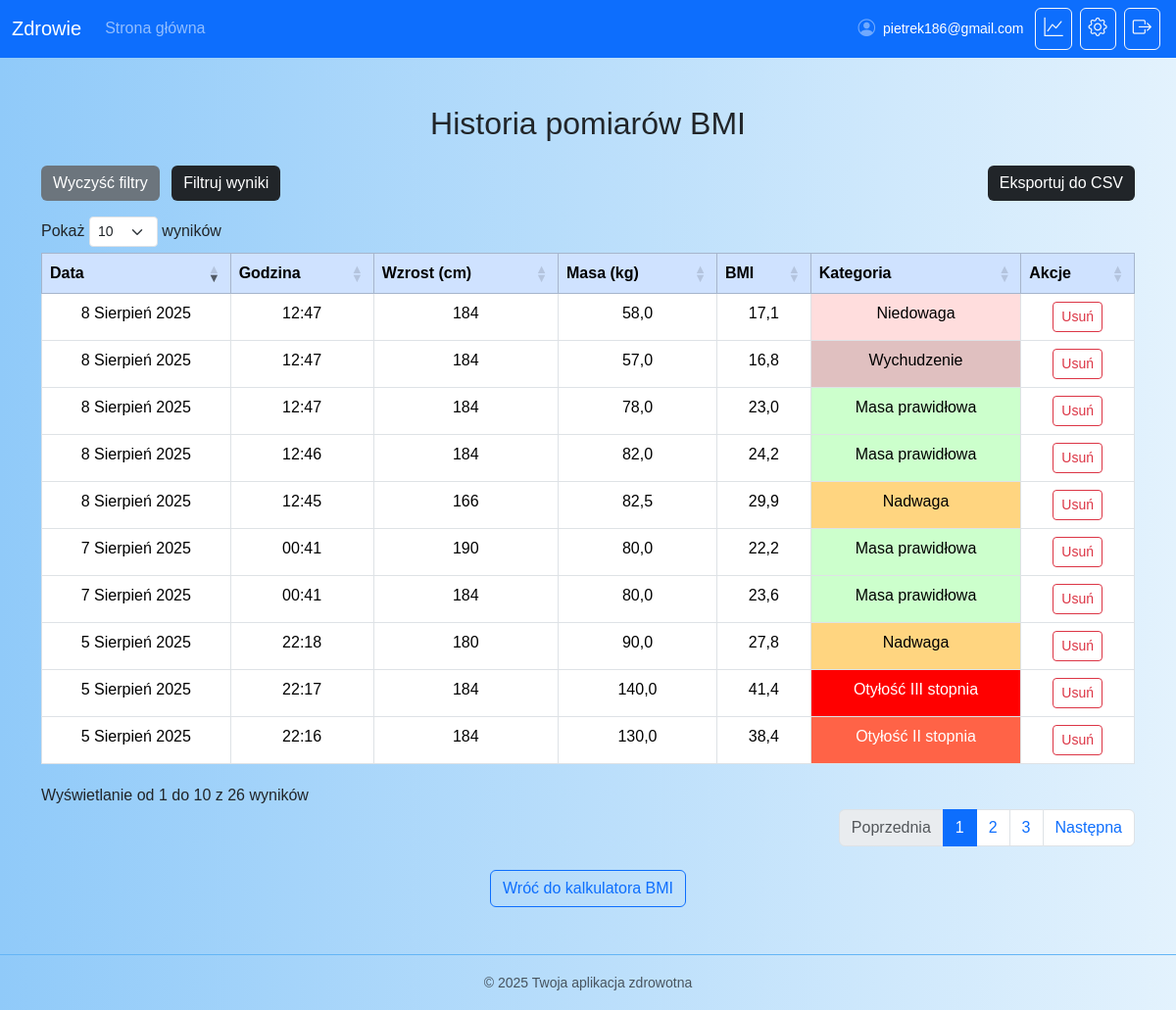
The page /bmi/history/ (signed in) on the database as committed earlier.
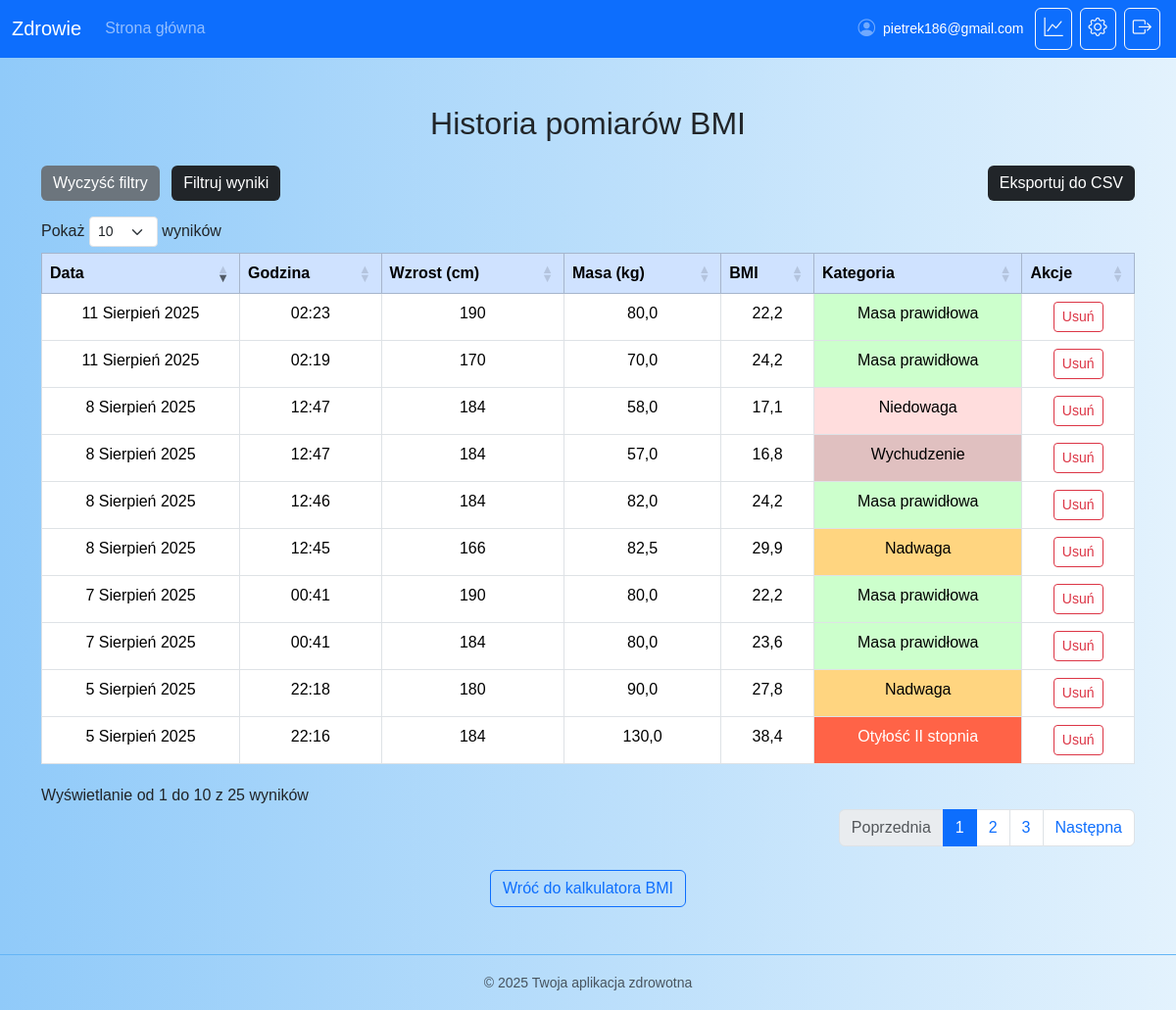
The same page on the database as committed later.
### core/models.py (models this page shows, shortened)
class CustomUser(AbstractBaseUser):
    email = models.EmailField(unique=True)
    first_name = models.CharField(max_length=100)
    last_name = models.CharField(max_length=100)
    date_of_birth = models.DateField()
    guardian_email = models.EmailField()
    guardian_phone = models.CharField(
        max_length=16,
        blank=True,
        validators=[phone_validator],
        help_text="Numer telefonu opiekuna w formacie międzynarodowym, np. +48..."
    )
    is_active = models.BooleanField(default=True)
    is_staff = models.BooleanField(default=False)
    objects = CustomUserManager()
    USERNAME_FIELD = 'email'
    REQUIRED_FIELDS = ['first_name', 'last_name', 'date_of_birth', 'guardian_email', 'guardian_phone']

### bmi/models.py (models this page shows, shortened)
class BMIRecord(models.Model):
    user = models.ForeignKey(settings.AUTH_USER_MODEL, on_delete=models.CASCADE)
    height = models.FloatField(null=True)
    weight = models.FloatField(null=True)
    bmi = models.FloatField()
    category = models.CharField(max_length=100)
    created_at = models.DateTimeField(auto_now_add=True)

### bmi/views.py (the view)
# urls.py: path('history/', views.bmi_history, name='bmi_history'),
@login_required
def bmi_history(request):
    records = BMIRecord.objects.filter(user=request.user).order_by('-created_at')
    category_classes = {
        'Wygłodzenie': 'wyglodzenie',
        'Wychudzenie': 'wychudzenie',
        'Niedowaga': 'niedowaga',
        'Masa prawidłowa': 'masa-prawidlowa',
        'Nadwaga': 'nadwaga',
        'Otyłość I stopnia': 'otylosc-i-stopnia',
        'Otyłość II stopnia': 'otylosc-ii-stopnia',
        'Otyłość III stopnia': 'otylosc-iii-stopnia',
    }
    for record in records:
        record.css_class = category_classes.get(record.category, '')
    return render(request, 'bmi/bmi_history.html', {'records': records})

### bmi/templates/bmi/bmi_history.html (shortened to what this page needs)
{% extends 'core/base.html' %}
{% load static %}
{% block content %}
<div class="container mt-5">
    <h2 class="text-center mb-4">Historia pomiarów BMI</h2>
    <div class="d-flex justify-content-between align-items-center mb-3">
        <div>
            <button id="clear-filters" class="btn btn-secondary me-2">Wyczyść filtry</button>
            <button class="btn btn-dark" id="toggle-filters">Filtruj wyniki</button>
        </div>
        <div>
            <button class="btn btn-dark" id="export-csv">Eksportuj do CSV</button>
        </div>
    </div>
    <table id="bmi-table" class="table table-bordered text-center">
        <thead class="table-primary">
            <tr>
                <th>Data</th>
                <th>Godzina</th>
                <th>Wzrost (cm)</th>
                <th>Masa (kg)</th>
                <th>BMI</th>
                <th>Kategoria</th>
                <th>Akcje</th>
            </tr>
        </thead>
        <tbody>
            {% for record in records %}
            {% with record.category|slugify as slug %}
            <tr>
                <td data-order="{{ record.created_at|date:'Y-m-d' }}T{{ record.created_at|time:'H:i' }}"
                    data-search="{{ record.created_at|date:'Y-m-d' }}">
                    {{ record.created_at|date:"j F Y" }}
                </td>
                <td>{{ record.created_at|time:"H:i" }}</td>
                <td>{{ record.height|floatformat:0 }}</td>
                <td>{{ record.weight|floatformat:1 }}</td>
                <td>{{ record.bmi|floatformat:1 }}</td>
                <td class="bmi-category category-{{ record.css_class }}">{{ record.category }}</td>
                <td>
                    <a href="{% url 'delete_bmi_record' record.id %}" class="btn btn-sm btn-outline-danger">Usuń</a>
                </td>
            </tr>
            {% endwith %}
            {% endfor %}
        </tbody>
    </table>
    <div class="text-center mt-4 mb-5">
        <a href="{% url 'bmi_form' %}" class="btn btn-outline-primary">Wróć do kalkulatora BMI</a>
    </div>
</div>
<link rel="stylesheet" href="https://cdn.datatables.net/1.13.4/css/dataTables.bootstrap5.min.css">
{% endblock %}

### core/templates/core/base.html (shortened to what this page needs)
<!DOCTYPE html>
<html lang="pl">
<head>
    {% load static %}
    <link href="https://cdn.jsdelivr.net/npm/bootstrap@5.3.2/dist/css/bootstrap.min.css" rel="stylesheet">
    <link rel="stylesheet" href="https://cdn.jsdelivr.net/npm/bootstrap-icons@1.10.5/font/bootstrap-icons.css">
    <link rel="stylesheet" href="{% static 'css/style.css' %}">
</head>
<body class="d-flex flex-column min-vh-100">
<nav class="navbar navbar-expand-lg navbar-dark bg-primary">
    <div class="container-fluid">
        <a class="navbar-brand" href="#">Zdrowie</a>
        <div class="collapse navbar-collapse">
            <ul class="navbar-nav me-auto mb-2 mb-lg-0">
                {% if user.is_authenticated and request.resolver_match.url_name != "login" and request.resolver_match.url_name != "register" and request.resolver_match.url_name != "dashboard" %}
                <li class="nav-item">
                    <a class="nav-link" href="{% url 'dashboard' %}">Strona główna</a>
                </li>
                {% endif %}
            </ul>
            {% if user.is_authenticated and request.resolver_match.url_name != "login" and request.resolver_match.url_name != "register" %}
            <ul class="navbar-nav ms-auto d-flex flex-row align-items-center">
                <li class="nav-item mx-2">
                    <span class="navbar-text d-flex align-items-center gap-2">
                        <i class="bi bi-person-circle opacity-75" style="font-size:1.1rem;"></i>
                        <span class="small d-none d-sm-inline text-truncate text-white fw-normal"
                              style="max-width: 220px;"
                              title="{% firstof user.email user.get_username %}">
                            {% firstof user.email user.get_username %}
                        </span>
                    </span>
                </li>
                <li class="nav-item mx-1">
                    <a class="btn btn-outline-light rounded px-2" href="{% url 'select_results' %}" title="Wyniki pomiarów">
                        <i class="bi bi-graph-up" style="font-size: 1.2rem;"></i>
                    </a>
                </li>
                <li class="nav-item mx-1">
                    <a class="btn btn-outline-light rounded px-2" href="{% url 'settings' %}" title="Ustawienia">
                        <i class="bi bi-gear" style="font-size: 1.2rem;"></i>
                    </a>
                </li>
                <li class="nav-item mx-1">
                    <a class="btn btn-outline-light rounded px-2" href="{% url 'logout' %}" title="Wyloguj się">
                        <i class="bi bi-box-arrow-right" style="font-size: 1.2rem;"></i>
                    </a>
                </li>
            </ul>
            {% endif %}
        </div>
    </div>
</nav>
<div class="flex-grow-1">
    {% block content %}{% endblock %}
</div>
<footer class="bg-light text-center text-muted py-3 mt-auto">
    <small>&copy; 2025 Twoja aplikacja zdrowotna</small>
</footer>
</body>
</html>

### core/static/css/style.css (style rules this page uses)
body { background: linear-gradient(to right, #90caf9, #e3f2fd); min-height: 100vh; margin: 0; font-family: Arial, sans-serif; }
.btn-dark { background-color: #212529 !important; color: #ffffff !important; border: none !important; transition: 0.3s !important; }
.btn-secondary { background-color: #6c757d !important; color: #ffffff !important; border: none !important; transition: 0.3s !important; }
.btn-outline-danger { color: #dc3545; border-color: #dc3545; transition: 0.3s; }
footer { background: linear-gradient(to right, #90caf9, #e3f2fd); border-top: 1px solid #64b5f6; color: #333; }

### bmi/templates/bmi/bmi_history.html (style rules this page uses)
.btn-outline-danger { color: #dc3545; border-color: #dc3545; transition: 0.3s; }
.bmi-category.category-wychudzenie { background-color: #e0c0c0 !important; }
.bmi-category.category-niedowaga { background-color: #fdd !important; }
.bmi-category.category-masa-prawidlowa { background-color: #cfc !important; }
.bmi-category.category-nadwaga { background-color: #ffd580 !important; }
.bmi-category.category-otylosc-ii-stopnia { background-color: #ff6347 !important; color: white !important; }

Rows that differ between the two databases and show on the page:
removed BMIRecord: created_at "8 Sierpień 2025", created_at "12:47", height "184", weight "78,0", bmi "23,0", category "Masa prawidłowa"
removed BMIRecord: created_at "5 Sierpień 2025", created_at "22:17", height "184", weight "140,0", bmi "41,4", category "Otyłość III stopnia"
added BMIRecord: created_at "11 Sierpień 2025", created_at "02:23", height "190", weight "80,0", bmi "22,2", category "Masa prawidłowa"
added BMIRecord: created_at "11 Sierpień 2025", created_at "02:19", height "170", weight "70,0", bmi "24,2", category "Masa prawidłowa"
Other text that changed with them:
text written by a page script: "Pokaż wyników Wyświetlanie od 1 do 10 z 26 wyników Poprzednia 1 2 3 Następna" → "Pokaż wyników Wyświetlanie od 1 do 10 z 25 wyników Poprzednia 1 2 3 Następna"
